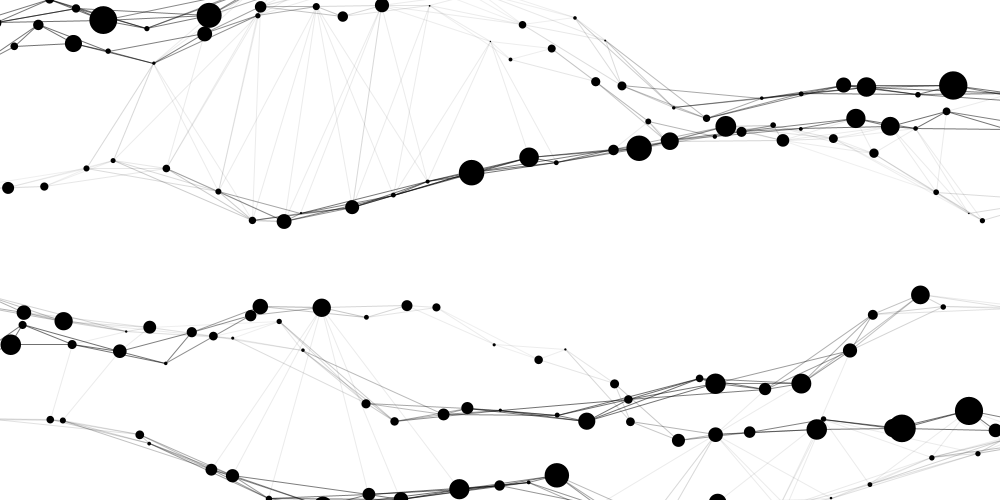
Frame 1 (no input)
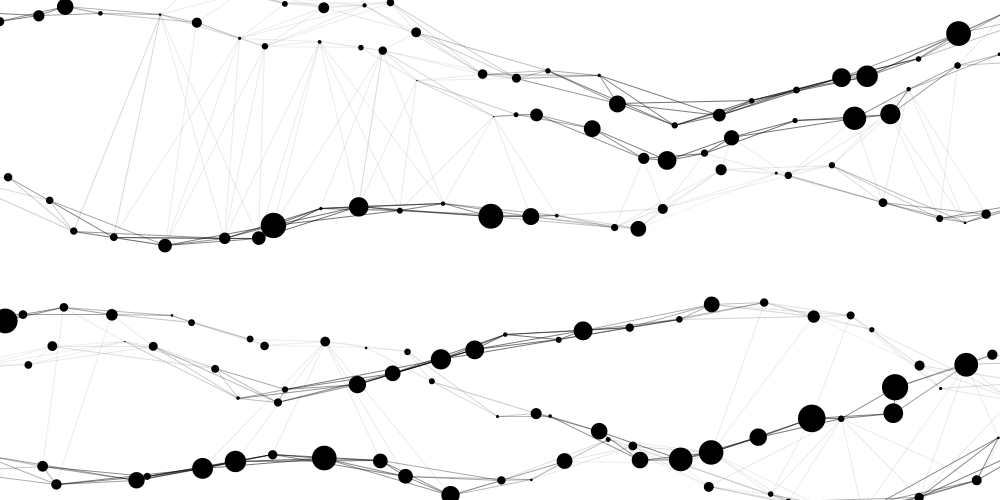
Frame 60 (the mouse pressed at the canvas centre just before this capture)
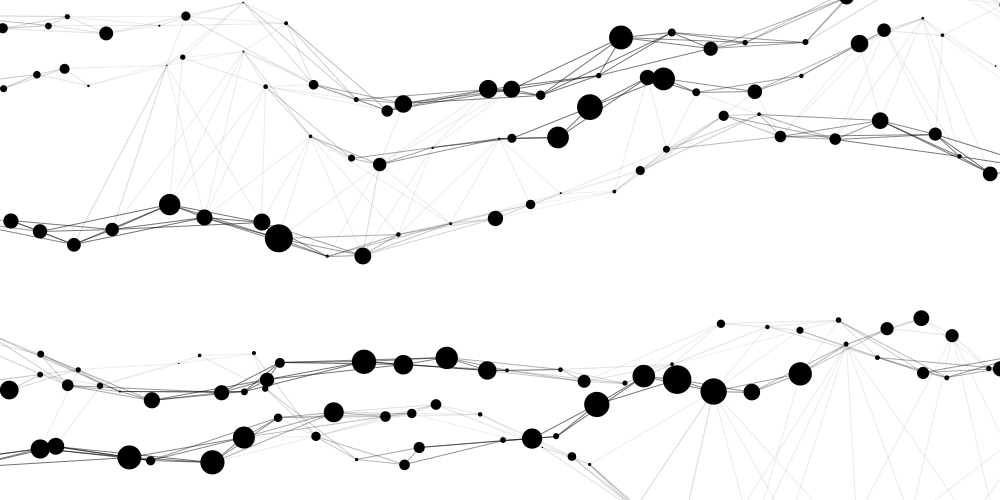
Frame 120 (the mouse held since frame 60 and released just before this capture)

The Processing sketch that drew these frames (run headless with seeded random() and noise(); from frame 60 on, the mouse is pressed at the canvas centre):

// Processing sketch: dots
// ── dots.pde
Waves[] wss;
PGraphics pg;
void settings() {
  // fullScreen();
  size(1000, 500);
}

void setup() {
  pg = createGraphics(width, height);
  wss = new Waves[2];
  wss[0] = new Waves(pg, -150);
  wss[1] = new Waves(pg, 150);
}

void draw() {
  surface.setTitle(nf(frameRate, 2, 1));
  pg.beginDraw();
  pg.background(255);
  wss[0].draw();
  wss[1].draw();
  pg.endDraw();
  image(pg, 0, 0);
}

void keyPressed() {
  wss[0].shift();
  wss[1].shift();
}

// ── System.pde
class System {
  PGraphics pg;
  Waves[] wss;
  int[][] connectionNumber;

  System(PGraphics _p) {
    pg = _p;
    wss = new Waves[2];
    wss[0] = new Waves(pg, -100);
    wss[1] = new Waves(pg, 100);
    initConnection();
  }

  void draw() {
    wss[0].draw();
    wss[1].draw();
    drawConnection();
  }

  void initConnection() {
    connectionNumber = new int[2][wss[0].waves[0].numberOfPoints];
    updateConnection();
  }
  void updateConnection() {
    for (int i = 0; i < connectionNumber[0].length; i++) {
      if (random(1) > 0.9) {
        connectionNumber[0][i] = floor(random(2)) + 1;
      } else {
        connectionNumber[0][i] = 0;
      }
      if (random(1) > 0.9) {
        connectionNumber[1][i] = floor(random(2)) + 1;
      } else {
        connectionNumber[1][i] = 0;
      }
    }
  }
  void drawConnection() {
    pg.stroke(0, 20);
    pg.strokeWeight(1);
    for (int i = 0; i < connectionNumber[0].length; i++) {
      int n = connectionNumber[0][i];
      for (int j = 1; j <= n; j++) {
        if (i - j >= 0) {
          pg.line(
          wss[0].waves[2].points[i].x,
          wss[0].waves[2].points[i].y,
          wss[1].waves[1].points[i - j].x,
          wss[1].waves[1].points[i - j].y);
        }

        if (i + j < connectionNumber[0].length) {
          pg.line(
          wss[0].waves[2].points[i].x,
          wss[0].waves[2].points[i].y,
          wss[1].waves[1].points[i + j].x,
          wss[1].waves[1].points[i + j].y);
        }
      }
      n = connectionNumber[1][i];
      for (int j = 1; j <= n; j++) {
        if (i - j >= 0) {
          pg.line(
          wss[1].waves[1].points[i].x,
          wss[1].waves[1].points[i].y,
          wss[0].waves[2].points[i - j].x,
          wss[0].waves[2].points[i - j].y);
        }

        if (i + j < connectionNumber[0].length) {
          pg.line(
          wss[1].waves[1].points[i].x,
          wss[1].waves[1].points[i].y,
          wss[0].waves[2].points[i + j].x,
          wss[0].waves[2].points[i + j].y);
        }
      }
    }
  }
}

// ── Wave.pde
class Wave {
  float xoff;
  float yoff;
  float ypos = 0;
  PGraphics canvas;
  int index;
  int unit = 40;
  int numberOfPoints = (width / unit) + 3;
  int w;
  int interconnectionNumber;

  PVector[] points;
  float[] radius;
  float[] dist;

  Wave(int _i, PGraphics _c, float _yo, float _yp) {
    init(_i, _c, _yo, _yp, 4);
  }
  Wave(int _i, PGraphics _c, float _yo, float _yp, int _ico) {
    init(_i, _c, _yo, _yp, _ico);
  }
  void init(int _i, PGraphics _c, float _yo, float _yp, int _icn) {
    index = _i;
    canvas = _c;
    yoff = _yo;
    ypos = _yp;
    points = new PVector[numberOfPoints];
    interconnectionNumber = _icn;

    radius = new float[numberOfPoints];
    dist = new float[numberOfPoints];
    for (int i = 0; i < numberOfPoints; i++) {
      radius[i] = random(2, 20);
      dist[i] = random(-20, 20);
    }
  }

  void draw() {
    update();
    render();
  }

  void update() {}

  void render() {
    // canvas.beginShape();

    // float xoff = 0;       // Option #1: 2D Noise
    float xoff = yoff;    // Option #2: 1D Noise

    // Iterate over horizontal pixels
    float amp = 150;
    int c = 0;
    for (float x = -unit; x <= width + unit; x += unit) {
      float y = map(noise(xoff, yoff), 0, 1, -1 * amp, amp) + ypos; // Option #1: 2D Noise
      // float y = map(noise(xoff), 0, 1, -50, 50) + ypos;    // Option #2: 1D Noise

      // canvas.curveVertex(x, y);

      canvas.fill(0, 255);
      canvas.noStroke();
      // canvas.ellipse(x, y, 10, 10);
      canvas.ellipse(x + dist[c], y, radius[c] * (1 + sin(xoff * 2) * 0.5), radius[c] * (1 + sin(xoff * 2) * 0.5));
      // Increment x dimension for noise
      xoff += 0.15;

      points[c] = new PVector(x + dist[c], y);
      for (int i = c - 1; i > -1 && i > (c - interconnectionNumber); i--) {
        canvas.stroke(0, 80 * (1 + sin(xoff * 2) * 0.8));
        canvas.strokeWeight(1);
        canvas.line(x + dist[c], y, points[i].x, points[i].y);
      }

      if (c != 0 && c != numberOfPoints - 1) {
        if (random(1) < 0.005) {
          dist[c] = 0;
        } else {
          dist[c] += map(noise(xoff, yoff + c * 1), 0, 1, -0.5, 0.5);
        }
      }

      c++;
    }
    // increment y dimension for noise
    yoff += 0.01;
    // vertex(width, height);
    // vertex(0, height);

    // canvas.noFill();
    // canvas.stroke(0, 255);
    // canvas.strokeWeight(2);
    // canvas.endShape();
  }


}

// ── Waves.pde
class Waves {
  PGraphics pg;
  float yoffset;
  Wave[] waves;
  int[][] connectionNumber;

  Waves(PGraphics _p, float _y) {
    // pg = createGraphics(width, height);
    pg = _p;
    yoffset = _y;
    waves = new Wave[3];
    waves[0] = new Wave(0, pg, random(0, 5), pg.height * 0.5 + _y, 3);
    waves[1] = new Wave(1, pg, random(0, 5), pg.height * 0.4 + _y);
    waves[2] = new Wave(2, pg, random(0, 5), pg.height * 0.6 + _y);

    connectionNumber = new int[2][waves[0].numberOfPoints];
    for (int i = 0; i < connectionNumber[0].length; i++) {
      if (random(1) > 0.8) {
        connectionNumber[0][i] = floor(random(3)) + 1;
      } else {
        connectionNumber[0][i] = 0;
      }
      if (random(1) > 0.8) {
        connectionNumber[1][i] = floor(random(3)) + 1;
      } else {
        connectionNumber[1][i] = 0;
      }
    }
  }

  void draw() {
    update();
    render();
  }
  void update() {
    waves[1].ypos = pg.height * 0.4 * (1.1 - sin(frameCount * 0.01) * 0.1) + yoffset;
    waves[2].ypos = pg.height * 0.6 * (1.1 + sin(frameCount * 0.01) * 0.1) + yoffset;
  }
  void render() {
    waves[0].draw();
    waves[1].draw();
    waves[2].draw();
    drawConnection();
  }
  void drawConnection() {
    pg.stroke(0, 20);
    pg.strokeWeight(1);
    for (int i = 0; i < connectionNumber[0].length; i++) {
      int n = connectionNumber[0][i];
      for (int j = 1; j <= n; j++) {
        if (i - j >= 0) {
          pg.line(
          waves[0].points[i].x,
          waves[0].points[i].y,
          waves[2].points[i - j].x,
          waves[2].points[i - j].y);
        }

        if (i + j < connectionNumber[0].length) {
          pg.line(
            waves[0].points[i].x,
            waves[0].points[i].y,
            waves[1].points[i + j].x,
            waves[1].points[i + j].y);
        }
      }
      n = connectionNumber[1][i];
      for (int j = 1; j <= n; j++) {
        if (i - j >= 0) {
          pg.line(
          waves[0].points[i].x,
          waves[0].points[i].y,
          waves[2].points[i - j].x,
          waves[2].points[i - j].y);
        }

        if (i + j < connectionNumber[0].length) {
          pg.line(
            waves[0].points[i].x,
            waves[0].points[i].y,
            waves[2].points[i + j].x,
            waves[2].points[i + j].y);
        }
      }
    }
  }

  // utils
  void shift() {
    waves[0].yoff += 10;
    waves[1].yoff += 10;
    waves[2].yoff += 10;
  }
}
